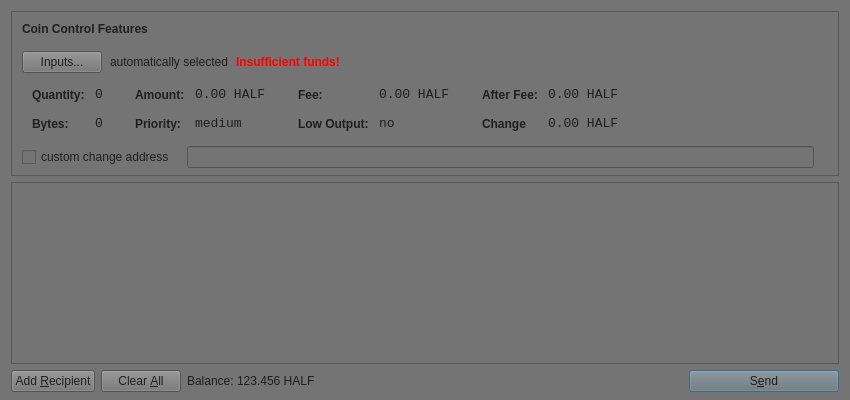
<?xml version="1.0" encoding="UTF-8"?>
<ui version="4.0">
 <class>SendCoinsDialog</class>
 <widget class="QDialog" name="SendCoinsDialog">
  <property name="geometry">
   <rect>
    <x>0</x>
    <y>0</y>
    <width>850</width>
    <height>400</height>
   </rect>
  </property>
  <property name="windowTitle">
   <string>Send Coins</string>
  </property>
  <property name="styleSheet">
   <string notr="true">background-color: rgb(116, 116, 116);
color: rgb(31, 31, 31);</string>
  </property>
  <layout class="QVBoxLayout" name="verticalLayout" stretch="0,1,0">
   <property name="bottomMargin">
    <number>8</number>
   </property>
   <item>
    <widget class="QFrame" name="frameCoinControl">
     <property name="sizePolicy">
      <sizepolicy hsizetype="Expanding" vsizetype="Expanding">
       <horstretch>0</horstretch>
       <verstretch>0</verstretch>
      </sizepolicy>
     </property>
     <property name="maximumSize">
      <size>
       <width>16777215</width>
       <height>16777215</height>
      </size>
     </property>
     <property name="frameShape">
      <enum>QFrame::StyledPanel</enum>
     </property>
     <property name="frameShadow">
      <enum>QFrame::Sunken</enum>
     </property>
     <layout class="QVBoxLayout" name="verticalLayoutCoinControl2">
      <property name="spacing">
       <number>6</number>
      </property>
      <property name="leftMargin">
       <number>0</number>
      </property>
      <property name="topMargin">
       <number>0</number>
      </property>
      <property name="rightMargin">
       <number>0</number>
      </property>
      <property name="bottomMargin">
       <number>6</number>
      </property>
      <item>
       <layout class="QVBoxLayout" name="verticalLayoutCoinControl" stretch="0,0,0,0,1">
        <property name="spacing">
         <number>0</number>
        </property>
        <property name="leftMargin">
         <number>10</number>
        </property>
        <property name="topMargin">
         <number>10</number>
        </property>
        <item>
         <layout class="QHBoxLayout" name="horizontalLayoutCoinControl1">
          <property name="bottomMargin">
           <number>15</number>
          </property>
          <item>
           <widget class="QLabel" name="labelCoinControlFeatures">
            <property name="sizePolicy">
             <sizepolicy hsizetype="Preferred" vsizetype="Maximum">
              <horstretch>0</horstretch>
              <verstretch>0</verstretch>
             </sizepolicy>
            </property>
            <property name="font">
             <font>
              <weight>75</weight>
              <bold>true</bold>
             </font>
            </property>
            <property name="styleSheet">
             <string notr="true">font-weight:bold;</string>
            </property>
            <property name="text">
             <string>Coin Control Features</string>
            </property>
           </widget>
          </item>
         </layout>
        </item>
        <item>
         <layout class="QHBoxLayout" name="horizontalLayoutCoinControl2" stretch="0,0,0,0">
          <property name="spacing">
           <number>8</number>
          </property>
          <property name="bottomMargin">
           <number>10</number>
          </property>
          <item>
           <widget class="QPushButton" name="pushButtonCoinControl">
            <property name="styleSheet">
             <string notr="true"/>
            </property>
            <property name="text">
             <string>Inputs...</string>
            </property>
           </widget>
          </item>
          <item>
           <widget class="QLabel" name="labelCoinControlAutomaticallySelected">
            <property name="text">
             <string>automatically selected</string>
            </property>
            <property name="margin">
             <number>5</number>
            </property>
           </widget>
          </item>
          <item>
           <widget class="QLabel" name="labelCoinControlInsuffFunds">
            <property name="font">
             <font>
              <weight>75</weight>
              <bold>true</bold>
             </font>
            </property>
            <property name="styleSheet">
             <string notr="true">color:red;font-weight:bold;</string>
            </property>
            <property name="text">
             <string>Insufficient funds!</string>
            </property>
            <property name="margin">
             <number>5</number>
            </property>
           </widget>
          </item>
          <item>
           <spacer name="horizontalSpacerCoinControl">
            <property name="orientation">
             <enum>Qt::Horizontal</enum>
            </property>
            <property name="sizeHint" stdset="0">
             <size>
              <width>40</width>
              <height>1</height>
             </size>
            </property>
           </spacer>
          </item>
         </layout>
        </item>
        <item>
         <widget class="QWidget" name="widgetCoinControl" native="true">
          <property name="sizePolicy">
           <sizepolicy hsizetype="Preferred" vsizetype="Preferred">
            <horstretch>0</horstretch>
            <verstretch>0</verstretch>
           </sizepolicy>
          </property>
          <property name="minimumSize">
           <size>
            <width>0</width>
            <height>0</height>
           </size>
          </property>
          <property name="styleSheet">
           <string notr="true"/>
          </property>
          <layout class="QHBoxLayout" name="horizontalLayoutCoinControl5">
           <property name="leftMargin">
            <number>0</number>
           </property>
           <property name="topMargin">
            <number>0</number>
           </property>
           <property name="rightMargin">
            <number>0</number>
           </property>
           <property name="bottomMargin">
            <number>0</number>
           </property>
           <item>
            <layout class="QHBoxLayout" name="horizontalLayoutCoinControl3" stretch="0,0,0,1">
             <property name="spacing">
              <number>20</number>
             </property>
             <property name="topMargin">
              <number>0</number>
             </property>
             <property name="bottomMargin">
              <number>10</number>
             </property>
             <item>
              <layout class="QFormLayout" name="formLayoutCoinControl1">
               <property name="horizontalSpacing">
                <number>10</number>
               </property>
               <property name="verticalSpacing">
                <number>14</number>
               </property>
               <property name="leftMargin">
                <number>10</number>
               </property>
               <property name="topMargin">
                <number>4</number>
               </property>
               <property name="rightMargin">
                <number>6</number>
               </property>
               <item row="0" column="0">
                <widget class="QLabel" name="labelCoinControlQuantityText">
                 <property name="styleSheet">
                  <string notr="true">font-weight:bold;</string>
                 </property>
                 <property name="text">
                  <string>Quantity:</string>
                 </property>
                 <property name="margin">
                  <number>0</number>
                 </property>
                </widget>
               </item>
               <item row="0" column="1">
                <widget class="QLabel" name="labelCoinControlQuantity">
                 <property name="font">
                  <font>
                   <family>Monospace</family>
                   <pointsize>10</pointsize>
                  </font>
                 </property>
                 <property name="cursor">
                  <cursorShape>IBeamCursor</cursorShape>
                 </property>
                 <property name="contextMenuPolicy">
                  <enum>Qt::ActionsContextMenu</enum>
                 </property>
                 <property name="text">
                  <string>0</string>
                 </property>
                 <property name="margin">
                  <number>0</number>
                 </property>
                 <property name="textInteractionFlags">
                  <set>Qt::LinksAccessibleByMouse|Qt::TextSelectableByKeyboard|Qt::TextSelectableByMouse</set>
                 </property>
                </widget>
               </item>
               <item row="1" column="0">
                <widget class="QLabel" name="labelCoinControlBytesText">
                 <property name="styleSheet">
                  <string notr="true">font-weight:bold;</string>
                 </property>
                 <property name="text">
                  <string>Bytes:</string>
                 </property>
                </widget>
               </item>
               <item row="1" column="1">
                <widget class="QLabel" name="labelCoinControlBytes">
                 <property name="font">
                  <font>
                   <family>Monospace</family>
                   <pointsize>10</pointsize>
                  </font>
                 </property>
                 <property name="cursor">
                  <cursorShape>IBeamCursor</cursorShape>
                 </property>
                 <property name="contextMenuPolicy">
                  <enum>Qt::ActionsContextMenu</enum>
                 </property>
                 <property name="text">
                  <string>0</string>
                 </property>
                 <property name="textInteractionFlags">
                  <set>Qt::LinksAccessibleByMouse|Qt::TextSelectableByKeyboard|Qt::TextSelectableByMouse</set>
                 </property>
                </widget>
               </item>
              </layout>
             </item>
             <item>
              <layout class="QFormLayout" name="formLayoutCoinControl2">
               <property name="horizontalSpacing">
                <number>10</number>
               </property>
               <property name="verticalSpacing">
                <number>14</number>
               </property>
               <property name="leftMargin">
                <number>6</number>
               </property>
               <property name="topMargin">
                <number>4</number>
               </property>
               <property name="rightMargin">
                <number>6</number>
               </property>
               <item row="0" column="0">
                <widget class="QLabel" name="labelCoinControlAmountText">
                 <property name="styleSheet">
                  <string notr="true">font-weight:bold;</string>
                 </property>
                 <property name="text">
                  <string>Amount:</string>
                 </property>
                 <property name="margin">
                  <number>0</number>
                 </property>
                </widget>
               </item>
               <item row="0" column="1">
                <widget class="QLabel" name="labelCoinControlAmount">
                 <property name="font">
                  <font>
                   <family>Monospace</family>
                   <pointsize>10</pointsize>
                  </font>
                 </property>
                 <property name="cursor">
                  <cursorShape>IBeamCursor</cursorShape>
                 </property>
                 <property name="contextMenuPolicy">
                  <enum>Qt::ActionsContextMenu</enum>
                 </property>
                 <property name="text">
                  <string>0.00 HALF</string>
                 </property>
                 <property name="textInteractionFlags">
                  <set>Qt::LinksAccessibleByMouse|Qt::TextSelectableByKeyboard|Qt::TextSelectableByMouse</set>
                 </property>
                </widget>
               </item>
               <item row="1" column="0">
                <widget class="QLabel" name="labelCoinControlPriorityText">
                 <property name="styleSheet">
                  <string notr="true">font-weight:bold;</string>
                 </property>
                 <property name="text">
                  <string>Priority:</string>
                 </property>
                </widget>
               </item>
               <item row="1" column="1">
                <widget class="QLabel" name="labelCoinControlPriority">
                 <property name="font">
                  <font>
                   <family>Monospace</family>
                   <pointsize>10</pointsize>
                  </font>
                 </property>
                 <property name="cursor">
                  <cursorShape>IBeamCursor</cursorShape>
                 </property>
                 <property name="contextMenuPolicy">
                  <enum>Qt::ActionsContextMenu</enum>
                 </property>
                 <property name="text">
                  <string>medium</string>
                 </property>
                 <property name="textInteractionFlags">
                  <set>Qt::LinksAccessibleByMouse|Qt::TextSelectableByKeyboard|Qt::TextSelectableByMouse</set>
                 </property>
                </widget>
               </item>
              </layout>
             </item>
             <item>
              <layout class="QFormLayout" name="formLayoutCoinControl3">
               <property name="horizontalSpacing">
                <number>10</number>
               </property>
               <property name="verticalSpacing">
                <number>14</number>
               </property>
               <property name="leftMargin">
                <number>6</number>
               </property>
               <property name="topMargin">
                <number>4</number>
               </property>
               <property name="rightMargin">
                <number>6</number>
               </property>
               <item row="0" column="0">
                <widget class="QLabel" name="labelCoinControlFeeText">
                 <property name="styleSheet">
                  <string notr="true">font-weight:bold;</string>
                 </property>
                 <property name="text">
                  <string>Fee:</string>
                 </property>
                 <property name="margin">
                  <number>0</number>
                 </property>
                </widget>
               </item>
               <item row="0" column="1">
                <widget class="QLabel" name="labelCoinControlFee">
                 <property name="font">
                  <font>
                   <family>Monospace</family>
                   <pointsize>10</pointsize>
                  </font>
                 </property>
                 <property name="cursor">
                  <cursorShape>IBeamCursor</cursorShape>
                 </property>
                 <property name="contextMenuPolicy">
                  <enum>Qt::ActionsContextMenu</enum>
                 </property>
                 <property name="text">
                  <string>0.00 HALF</string>
                 </property>
                 <property name="textInteractionFlags">
                  <set>Qt::LinksAccessibleByMouse|Qt::TextSelectableByKeyboard|Qt::TextSelectableByMouse</set>
                 </property>
                </widget>
               </item>
               <item row="1" column="0">
                <widget class="QLabel" name="labelCoinControlLowOutputText">
                 <property name="styleSheet">
                  <string notr="true">font-weight:bold;</string>
                 </property>
                 <property name="text">
                  <string>Low Output:</string>
                 </property>
                </widget>
               </item>
               <item row="1" column="1">
                <widget class="QLabel" name="labelCoinControlLowOutput">
                 <property name="font">
                  <font>
                   <family>Monospace</family>
                   <pointsize>10</pointsize>
                  </font>
                 </property>
                 <property name="cursor">
                  <cursorShape>IBeamCursor</cursorShape>
                 </property>
                 <property name="contextMenuPolicy">
                  <enum>Qt::ActionsContextMenu</enum>
                 </property>
                 <property name="text">
                  <string>no</string>
                 </property>
                 <property name="textInteractionFlags">
                  <set>Qt::LinksAccessibleByMouse|Qt::TextSelectableByKeyboard|Qt::TextSelectableByMouse</set>
                 </property>
                </widget>
               </item>
              </layout>
             </item>
             <item>
              <layout class="QFormLayout" name="formLayoutCoinControl4">
               <property name="horizontalSpacing">
                <number>10</number>
               </property>
               <property name="verticalSpacing">
                <number>14</number>
               </property>
               <property name="leftMargin">
                <number>6</number>
               </property>
               <property name="topMargin">
                <number>4</number>
               </property>
               <property name="rightMargin">
                <number>6</number>
               </property>
               <item row="0" column="0">
                <widget class="QLabel" name="labelCoinControlAfterFeeText">
                 <property name="styleSheet">
                  <string notr="true">font-weight:bold;</string>
                 </property>
                 <property name="text">
                  <string>After Fee:</string>
                 </property>
                 <property name="margin">
                  <number>0</number>
                 </property>
                </widget>
               </item>
               <item row="0" column="1">
                <widget class="QLabel" name="labelCoinControlAfterFee">
                 <property name="font">
                  <font>
                   <family>Monospace</family>
                   <pointsize>10</pointsize>
                  </font>
                 </property>
                 <property name="cursor">
                  <cursorShape>IBeamCursor</cursorShape>
                 </property>
                 <property name="contextMenuPolicy">
                  <enum>Qt::ActionsContextMenu</enum>
                 </property>
                 <property name="text">
                  <string>0.00 HALF</string>
                 </property>
                 <property name="textInteractionFlags">
                  <set>Qt::LinksAccessibleByMouse|Qt::TextSelectableByKeyboard|Qt::TextSelectableByMouse</set>
                 </property>
                </widget>
               </item>
               <item row="1" column="0">
                <widget class="QLabel" name="labelCoinControlChangeText">
                 <property name="styleSheet">
                  <string notr="true">font-weight:bold;</string>
                 </property>
                 <property name="text">
                  <string>Change</string>
                 </property>
                </widget>
               </item>
               <item row="1" column="1">
                <widget class="QLabel" name="labelCoinControlChange">
                 <property name="font">
                  <font>
                   <family>Monospace</family>
                   <pointsize>10</pointsize>
                  </font>
                 </property>
                 <property name="cursor">
                  <cursorShape>IBeamCursor</cursorShape>
                 </property>
                 <property name="contextMenuPolicy">
                  <enum>Qt::ActionsContextMenu</enum>
                 </property>
                 <property name="text">
                  <string>0.00 HALF</string>
                 </property>
                 <property name="textInteractionFlags">
                  <set>Qt::LinksAccessibleByMouse|Qt::TextSelectableByKeyboard|Qt::TextSelectableByMouse</set>
                 </property>
                </widget>
               </item>
              </layout>
             </item>
            </layout>
           </item>
          </layout>
         </widget>
        </item>
        <item>
         <layout class="QHBoxLayout" name="horizontalLayoutCoinControl4" stretch="0,0,0">
          <property name="spacing">
           <number>12</number>
          </property>
          <property name="sizeConstraint">
           <enum>QLayout::SetDefaultConstraint</enum>
          </property>
          <property name="topMargin">
           <number>5</number>
          </property>
          <property name="rightMargin">
           <number>5</number>
          </property>
          <item>
           <widget class="QCheckBox" name="checkBoxCoinControlChange">
            <property name="text">
             <string>custom change address</string>
            </property>
           </widget>
          </item>
          <item>
           <widget class="QLineEdit" name="lineEditCoinControlChange">
            <property name="enabled">
             <bool>false</bool>
            </property>
            <property name="sizePolicy">
             <sizepolicy hsizetype="Expanding" vsizetype="Fixed">
              <horstretch>0</horstretch>
              <verstretch>0</verstretch>
             </sizepolicy>
            </property>
           </widget>
          </item>
          <item>
           <widget class="QLabel" name="labelCoinControlChangeLabel">
            <property name="sizePolicy">
             <sizepolicy hsizetype="Preferred" vsizetype="Expanding">
              <horstretch>0</horstretch>
              <verstretch>0</verstretch>
             </sizepolicy>
            </property>
            <property name="minimumSize">
             <size>
              <width>0</width>
              <height>0</height>
             </size>
            </property>
            <property name="text">
             <string/>
            </property>
            <property name="margin">
             <number>3</number>
            </property>
           </widget>
          </item>
         </layout>
        </item>
        <item>
         <spacer name="verticalSpacerCoinControl">
          <property name="orientation">
           <enum>Qt::Vertical</enum>
          </property>
          <property name="sizeHint" stdset="0">
           <size>
            <width>800</width>
            <height>1</height>
           </size>
          </property>
         </spacer>
        </item>
       </layout>
      </item>
     </layout>
    </widget>
   </item>
   <item>
    <widget class="QScrollArea" name="scrollArea">
     <property name="widgetResizable">
      <bool>true</bool>
     </property>
     <widget class="QWidget" name="scrollAreaWidgetContents">
      <property name="geometry">
       <rect>
        <x>0</x>
        <y>0</y>
        <width>830</width>
        <height>172</height>
       </rect>
      </property>
      <layout class="QVBoxLayout" name="verticalLayout_2">
       <property name="leftMargin">
        <number>0</number>
       </property>
       <property name="topMargin">
        <number>0</number>
       </property>
       <property name="rightMargin">
        <number>0</number>
       </property>
       <property name="bottomMargin">
        <number>0</number>
       </property>
       <item>
        <layout class="QVBoxLayout" name="entries">
         <property name="spacing">
          <number>6</number>
         </property>
        </layout>
       </item>
       <item>
        <spacer name="verticalSpacer">
         <property name="orientation">
          <enum>Qt::Vertical</enum>
         </property>
         <property name="sizeHint" stdset="0">
          <size>
           <width>20</width>
           <height>40</height>
          </size>
         </property>
        </spacer>
       </item>
      </layout>
     </widget>
    </widget>
   </item>
   <item>
    <layout class="QHBoxLayout" name="horizontalLayout">
     <item>
      <widget class="QPushButton" name="addButton">
       <property name="toolTip">
        <string>Send to multiple recipients at once</string>
       </property>
       <property name="text">
        <string>Add &amp;Recipient</string>
       </property>
       <property name="icon">
        <iconset resource="../bitcoin.qrc">
         <normaloff>:/icons/add</normaloff>:/icons/add</iconset>
       </property>
       <property name="autoDefault">
        <bool>false</bool>
       </property>
      </widget>
     </item>
     <item>
      <widget class="QPushButton" name="clearButton">
       <property name="sizePolicy">
        <sizepolicy hsizetype="Minimum" vsizetype="Fixed">
         <horstretch>0</horstretch>
         <verstretch>0</verstretch>
        </sizepolicy>
       </property>
       <property name="toolTip">
        <string>Remove all transaction fields</string>
       </property>
       <property name="text">
        <string>Clear &amp;All</string>
       </property>
       <property name="icon">
        <iconset resource="../bitcoin.qrc">
         <normaloff>:/icons/remove</normaloff>:/icons/remove</iconset>
       </property>
       <property name="autoRepeatDelay">
        <number>300</number>
       </property>
       <property name="autoDefault">
        <bool>false</bool>
       </property>
      </widget>
     </item>
     <item>
      <layout class="QHBoxLayout" name="horizontalLayout_2">
       <property name="spacing">
        <number>3</number>
       </property>
       <item>
        <widget class="QLabel" name="label">
         <property name="sizePolicy">
          <sizepolicy hsizetype="Preferred" vsizetype="Fixed">
           <horstretch>0</horstretch>
           <verstretch>0</verstretch>
          </sizepolicy>
         </property>
         <property name="text">
          <string>Balance:</string>
         </property>
        </widget>
       </item>
       <item>
        <widget class="QLabel" name="labelBalance">
         <property name="sizePolicy">
          <sizepolicy hsizetype="Preferred" vsizetype="Fixed">
           <horstretch>0</horstretch>
           <verstretch>0</verstretch>
          </sizepolicy>
         </property>
         <property name="cursor">
          <cursorShape>IBeamCursor</cursorShape>
         </property>
         <property name="text">
          <string>123.456 HALF</string>
         </property>
         <property name="textInteractionFlags">
          <set>Qt::LinksAccessibleByMouse|Qt::TextSelectableByKeyboard|Qt::TextSelectableByMouse</set>
         </property>
        </widget>
       </item>
      </layout>
     </item>
     <item>
      <spacer name="horizontalSpacer">
       <property name="orientation">
        <enum>Qt::Horizontal</enum>
       </property>
       <property name="sizeHint" stdset="0">
        <size>
         <width>40</width>
         <height>20</height>
        </size>
       </property>
      </spacer>
     </item>
     <item>
      <widget class="QPushButton" name="sendButton">
       <property name="minimumSize">
        <size>
         <width>150</width>
         <height>0</height>
        </size>
       </property>
       <property name="toolTip">
        <string>Confirm the send action</string>
       </property>
       <property name="text">
        <string>S&amp;end</string>
       </property>
       <property name="icon">
        <iconset resource="../bitcoin.qrc">
         <normaloff>:/icons/send</normaloff>:/icons/send</iconset>
       </property>
       <property name="default">
        <bool>true</bool>
       </property>
      </widget>
     </item>
    </layout>
   </item>
  </layout>
 </widget>
 <resources>
  <include location="../bitcoin.qrc"/>
 </resources>
 <connections/>
</ui>
